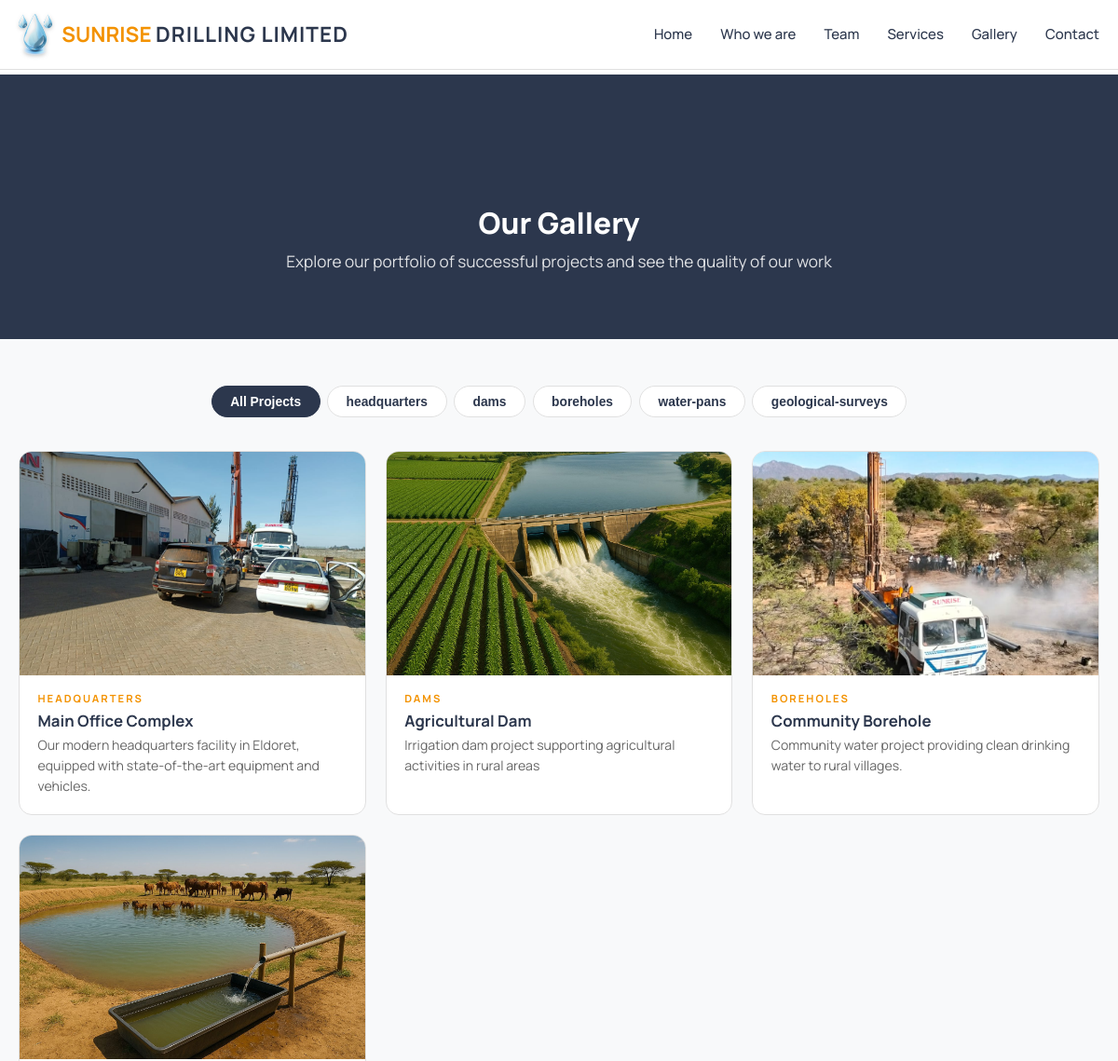
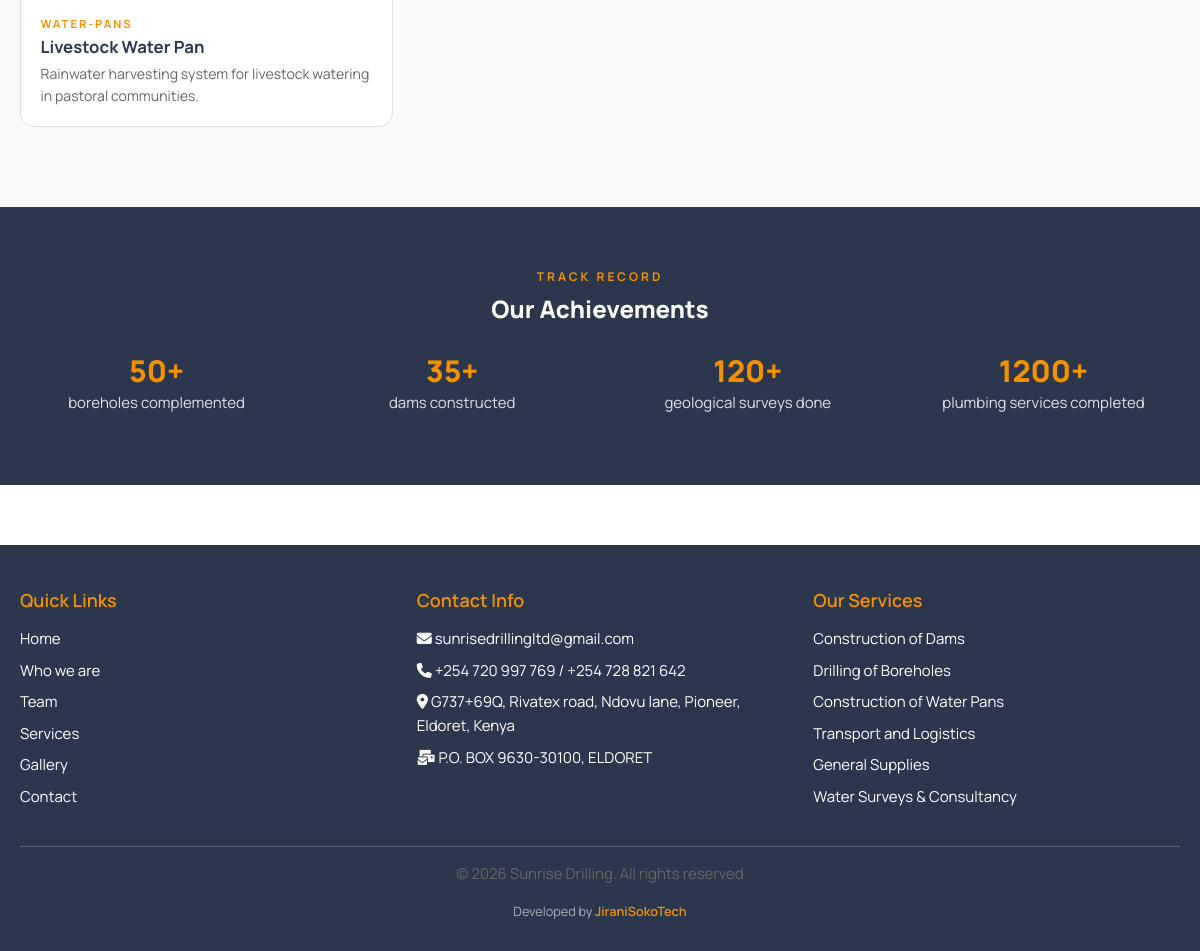
Page /gallery/ on the committed database (2 pictures, top to bottom).
### main/models.py (models this page shows, shortened)
class SingletonModel(models.Model):
    class Meta:
        abstract = True
    @classmethod
    def load(cls):
        obj, _ = cls.objects.get_or_create(pk=1)
        return obj

class GalleryPageContent(SingletonModel):
    header_title = models.CharField(max_length=200, default="Our Gallery")
    header_subtitle = models.CharField(
        max_length=255,
        default="Explore our portfolio of successful projects and see the quality of our work")
    categories_title = models.CharField(max_length=200, default="Project Categories")
    categories_subtitle = models.CharField(
        max_length=255, default="Explore our diverse range of water solution projects")
    achievements_title = models.CharField(max_length=200, default="Our Achievements")
    class Meta:
        verbose_name = "Gallery Page"
        verbose_name_plural = "Gallery Page"

class GalleryCategory(models.Model):
        name = models.CharField(max_length=100, unique=True)
        slug = models.SlugField(max_length=100, unique=True, help_text="Used for filtering, e.g., 'dams'")
        image = models.ImageField(upload_to='gallery/categories/', blank=True, null=True)
        project_count = models.CharField(max_length=50, blank=True, help_text="e.g., '15+ Projects Completed'")
        order = models.PositiveIntegerField(default=0)
        class Meta:
            verbose_name = "Gallery Category"
            verbose_name_plural = "Gallery Categories"
            ordering = ['order']

class GalleryItem(models.Model):
        category = models.ForeignKey(GalleryCategory, on_delete=models.CASCADE, related_name='items')
        title = models.CharField(max_length=200)
        description = models.TextField()
        image = models.ImageField(upload_to='gallery/images/')
        order = models.PositiveIntegerField(default=0)
        class Meta:
            verbose_name = "Gallery Item"
            verbose_name_plural = "Gallery Items"
            ordering = ['order']

class GalleryStat(models.Model):
        number = models.CharField(max_length=50, help_text="e.g., '90+'")
        label = models.CharField(max_length=100, help_text="e.g., 'Projects Completed'")
        order = models.PositiveIntegerField(default=0)
        class Meta:
            verbose_name = "Gallery Statistic"
            verbose_name_plural = "Gallery Statistics"
            ordering = ['order']

class SiteSettings(SingletonModel):
    email = models.EmailField(default="sunrisedrillingltd@gmail.com")
    phone_primary = models.CharField(max_length=30, default="+254 720 997 769")
    phone_secondary = models.CharField(max_length=30, blank=True, default="+254 728 821 642")
    physical_address = models.CharField(
        max_length=255, default="G737+69Q, Rivatex road, Ndovu lane, Pioneer, Eldoret, Kenya")
    postal_address = models.CharField(max_length=255, default="P.O. BOX 9630-30100, ELDORET")
    website = models.CharField(max_length=100, default="www.sunrisedrillingltd.com")
    business_hours = models.TextField(
        default=("Monday - Friday: 8:00 AM - 6:00 PM\nSaturday: 9:00 AM - 4:00 PM\n"
                 "Sunday: Emergency services only\nEmergency: 24/7 Available"),
        help_text="One line per entry; shown on the contact page")
    map_embed_url = models.TextField(
        blank=True, help_text="Google Maps embed URL for the contact page map")
    map_title = models.CharField(max_length=200, default="Sunrise Drilling Ltd Headquarters")
    map_address = models.TextField(
        default="G737+69Q, Rivatex road, Ndovu lane, Pioneer\nEldoret, Uasin Gishu County, Kenya")
    facebook_url = models.URLField(blank=True)
    instagram_url = models.URLField(blank=True)
    twitter_url = models.URLField(blank=True)
    tiktok_url = models.URLField(blank=True)
    copyright_text = models.CharField(max_length=200,
                                      default="Sunrise Drilling. All rights reserved")
    class Meta:
        verbose_name = "Site Settings"
        verbose_name_plural = "Site Settings"

class Service(models.Model):
    title = models.CharField(max_length=200)
    description = models.TextField()
    image = models.ImageField(upload_to='services/images/', blank=True, null=True)
    features = models.TextField(help_text="Enter features as a comma-separated list")
    primary_cta_text = models.CharField(max_length=50, default="Get Quote")
    primary_cta_url = models.CharField(max_length=200, default="main:contact")
    secondary_cta_text = models.CharField(max_length=50, default="View Projects")
    secondary_cta_url = models.CharField(max_length=200, default="main:gallery")
    order = models.PositiveIntegerField(default=0)
    class Meta:
        verbose_name = "Service"
        verbose_name_plural = "Services"
        ordering = ['order']

### main/views.py (the view)
# urls.py: path('gallery/', views.gallery, name='gallery'),
def gallery(request):
    categories = GalleryCategory.objects.all()
    gallery_items = GalleryItem.objects.all()
    stats = GalleryStat.objects.all()
    context = {
        'content': GalleryPageContent.load(),
        'categories': categories,
        'gallery_items': gallery_items,
        'stats': stats,
    }
    return render(request, 'main/gallery.html', context)

### main/context_processors.py (called while the page is built)
def site_content(request):
    return {
        'site_settings': SiteSettings.load(),
        'footer_services': Service.objects.all()[:6],
    }

### templates/main/gallery.html (shortened to what this page needs)
{% extends 'base.html' %}
{% load static %}
{% block extra_css %}
<link rel="stylesheet" href="{% static 'css/main.css' %}">
<link rel="stylesheet" href="{% static 'css/gallery.css' %}">
{% endblock %}
{% block content %}
<section class="page-header">
    <div class="container">
        <h1 class="page-title">{{ content.header_title }}</h1>
        <p class="page-subtitle">{{ content.header_subtitle }}</p>
    </div>
</section>
<section class="gallery-main">
    <div class="container">
        <div class="filter-tabs animate-on-scroll">
            <button class="filter-tab active" data-filter="all">All Projects</button>
            {% for category in categories %}
            <button class="filter-tab" data-filter="{{ category.slug }}">{{ category.name }}</button>
            {% endfor %}
        </div>
        <div class="gallery-grid">
            {% for item in gallery_items %}
            <figure class="gallery-card animate-on-scroll" data-category="{{ item.category.slug }}">
                <button class="gallery-photo-btn" data-src="{{ item.image.url }}" data-caption="{{ item.title }}">
                    <img src="{{ item.image.url }}" alt="{{ item.title }} - Sunrise Drilling project" loading="lazy">
                </button>
                <figcaption>
                    <p class="gallery-cat">{{ item.category.name }}</p>
                    <h3 class="gallery-title">{{ item.title }}</h3>
                    <p class="gallery-desc">{{ item.description }}</p>
                </figcaption>
            </figure>
            {% empty %}
            <p class="gallery-empty">Project photos coming soon.</p>
            {% endfor %}
        </div>
    </div>
</section>
{% if stats %}
<section class="achievements">
    <div class="container">
        <p class="eyebrow eyebrow-light animate-on-scroll">Track record</p>
        <h2 class="achievements-title animate-on-scroll">{{ content.achievements_title }}</h2>
        <div class="achievements-grid">
            {% for stat in stats %}
            <div class="achievement animate-on-scroll">
                <div class="achievement-number">{{ stat.number }}</div>
                <div class="achievement-label">{{ stat.label }}</div>
            </div>
            {% endfor %}
        </div>
    </div>
</section>
{% endif %}
{% endblock %}

### templates/base.html (shortened to what this page needs)
{% load static %}
<!DOCTYPE html>
<html lang="en">
<head>
    <link rel="stylesheet" href="https://cdnjs.cloudflare.com/ajax/libs/font-awesome/6.4.0/css/all.min.css">
    {% block extra_css %}{% endblock %}
</head>
<body>
    <header class="header">
        <div class="container">
            <div class="header-content">
                <a href="{% url 'main:home' %}" class="logo">
                    <img src="{% static 'images/logo-drop-sm.png' %}" alt="Sunrise Drilling Limited logo">
                    <span class="logo-text"><span class="logo-sunrise">SUNRISE</span> <span class="logo-rest">DRILLING LIMITED</span></span>
                </a>
                <nav>
                    <ul class="nav-menu" id="navMenu">
                        <li><a href="{% url 'main:home' %}">Home</a></li>
                        <li><a href="{% url 'main:about' %}">Who we are</a></li>
                        <li><a href="{% url 'main:team' %}">Team</a></li>
                        <li><a href="{% url 'main:services' %}">Services</a></li>
                        <li><a href="{% url 'main:gallery' %}">Gallery</a></li>
                        <li><a href="{% url 'main:contact' %}">Contact</a></li>
                    </ul>
                </nav>
            </div>
        </div>
    </header>
    <main class="main-content">
        {% block content %}{% endblock %}
    </main>
    <footer class="footer">
        <div class="container">
            <div class="footer-content">
                <div class="footer-section">
                    <h3>Quick Links</h3>
                    <a href="{% url 'main:home' %}">Home</a>
                    <a href="{% url 'main:about' %}">Who we are</a>
                    <a href="{% url 'main:team' %}">Team</a>
                    <a href="{% url 'main:services' %}">Services</a>
                    <a href="{% url 'main:gallery' %}">Gallery</a>
                    <a href="{% url 'main:contact' %}">Contact</a>
                </div>
                <div class="footer-section">
                    <h3>Contact Info</h3>
                    <p><i class="fas fa-envelope"></i> {{ site_settings.email }}</p>
                    <p><i class="fas fa-phone"></i> {{ site_settings.phone_primary }}{% if site_settings.phone_secondary %} / {{ site_settings.phone_secondary }}{% endif %}</p>
                    <p><i class="fas fa-map-marker-alt"></i> {{ site_settings.physical_address }}</p>
                    <p><i class="fas fa-mail-bulk"></i> {{ site_settings.postal_address }}</p>
                </div>
                <div class="footer-section">
                    <h3>Our Services</h3>
                    {% for service in footer_services %}
                    <p>{{ service.title }}</p>
                    {% endfor %}
                </div>
            </div>
            <div class="footer-bottom">
                <p>&copy; {% now "Y" %} {{ site_settings.copyright_text }}</p>
                <p class="footer-credit">Developed by
                    <a href="https://jiranisokotech.co.ke" target="_blank" rel="noopener">JiraniSokoTech</a>
                </p>
            </div>
        </div>
    </footer>
</body>
</html>

### static/css/main.css (style rules this page uses)
:root { --primary-blue: #009FE3; --primary-orange: #F39200; --brand-navy: #2C374D; --brand-blue-deep: #0077B6; --text-dark: #1a1a1a; --text-light: #666666; --white: #ffffff; --light-gray: #f8f9fa; --border-color: #e0e0e0; --shadow: 0 2px 10px rgba(29, 42, 62, 0.06); --shadow-lg: 0 12px 28px rgba(29, 42, 62, 0.12); }
* { margin: 0; padding: 0; box-sizing: border-box; }
body { font-family: 'Manrope', sans-serif; line-height: 1.6; color: var(--text-dark); background-color: var(--white); overflow-x: hidden; }
h1, h2, h3, h4, h5, h6 { font-weight: 600; line-height: 1.2; margin-bottom: 1rem; }
h1 { font-size: 2.2rem; font-weight: 800; }
h2 { font-size: 1.9rem; font-weight: 700; }
h3 { font-size: 1.6rem; font-weight: 600; }
p { margin-bottom: 1rem; color: var(--text-light); }
.container { max-width: 1200px; margin: 0 auto; padding: 0 20px; }
.fade-in { opacity: 0; transform: translateY(12px); animation: fadeInUp 0.45s ease forwards; }

### static/css/gallery.css (style rules this page uses)
.page-header { background: var(--brand-navy); padding: 140px 0 70px; text-align: center; color: var(--white); }
.page-title { font-size: 2.1rem; font-weight: 800; margin-bottom: 0.6rem; }
.page-subtitle { font-size: 1.15rem; color: rgba(255, 255, 255, 0.85); max-width: 720px; margin: 0 auto; }
.gallery-main { padding: 50px 0 80px; background: var(--light-gray); }
.filter-tabs { display: flex; flex-wrap: wrap; gap: 0.5rem; justify-content: center; margin-bottom: 2.4rem; }
.filter-tab { border: 1px solid var(--border-color); background: var(--white); color: var(--brand-navy); font-weight: 600; font-size: 0.92rem; padding: 0.55rem 1.3rem; border-radius: 999px; cursor: pointer; transition: all 0.2s ease; }
.filter-tab.active { background: var(--brand-navy); border-color: var(--brand-navy); color: var(--white); }
.gallery-grid { display: grid; grid-template-columns: repeat(auto-fill, minmax(340px, 1fr)); gap: 1.4rem; }
.gallery-card { margin: 0; background: var(--white); border: 1px solid var(--border-color); border-radius: 14px; overflow: hidden; transition: transform 0.25s ease, box-shadow 0.25s ease; }
.gallery-photo-btn { display: block; width: 100%; padding: 0; border: none; background: none; cursor: zoom-in; position: relative; overflow: hidden; }
.gallery-photo-btn img { width: 100%; height: 240px; object-fit: cover; display: block; transition: transform 0.35s ease; }
.gallery-card figcaption { padding: 1.1rem 1.3rem 1.3rem; }
.gallery-cat { font-size: 0.75rem; font-weight: 700; letter-spacing: 2px; text-transform: uppercase; color: var(--primary-orange); margin-bottom: 0.3rem; }
.gallery-title { font-size: 1.12rem; font-weight: 700; color: var(--brand-navy); margin-bottom: 0.35rem; }
.gallery-desc { color: var(--text-light); font-size: 0.94rem; line-height: 1.55; margin: 0; }
.achievements { background: var(--brand-navy); color: var(--white); padding: 60px 0 70px; text-align: center; }
.achievements-title { font-size: 1.6rem; font-weight: 800; margin-bottom: 2rem; }
.achievements-grid { display: grid; grid-template-columns: repeat(auto-fit, minmax(180px, 1fr)); gap: 1.5rem; }
.achievement-number { font-size: 2.0rem; font-weight: 800; color: var(--primary-orange); line-height: 1.1; }
.achievement-label { color: rgba(255, 255, 255, 0.85); margin-top: 0.3rem; }

### rows in the picture
GalleryPageContent: header_title "Our Gallery", header_subtitle "Explore our portfolio of successful projects and see the quality of our work", achievements_title "Our Achievements"
GalleryCategory: name "headquarters"
GalleryCategory: name "dams"
GalleryCategory: name "boreholes"
GalleryCategory: name "water-pans"
GalleryCategory: name "geological-surveys"
GalleryItem: image (picture), category.name "HEADQUARTERS", title "Main Office Complex", description "Our modern headquarters facility in Eldoret, equipped with state-of-the-art equipment and vehicles."
GalleryItem: image (picture), category.name "DAMS", title "Agricultural Dam", description "Irrigation dam project supporting agricultural activities in rural areas"
GalleryItem: image (picture), category.name "BOREHOLES", title "Community Borehole", description "Community water project providing clean drinking water to rural villages."
GalleryItem: image (picture), category.name "WATER-PANS", title "Livestock Water Pan", description "Rainwater harvesting system for livestock watering in pastoral communities."
GalleryStat: number "50+", label "boreholes complemented"
GalleryStat: number "35+", label "dams constructed"
GalleryStat: number "120+", label "geological surveys done"
GalleryStat: number "1200+", label "plumbing services completed"
SiteSettings: email "sunrisedrillingltd@gmail.com", phone_primary "+254 720 997 769", phone_secondary "+254 728 821 642", physical_address "G737+69Q, Rivatex road, Ndovu lane, Pioneer, Eldoret, Kenya", postal_address "P.O. BOX 9630-30100, ELDORET", copyright_text "Sunrise Drilling. All rights reserved"
Service: title "Construction of Dams"
Service: title "Drilling of Boreholes"
Service: title "Construction of Water Pans"
Service: title "Transport and Logistics"
Service: title "General Supplies"
Service: title "Water Surveys & Consultancy"
